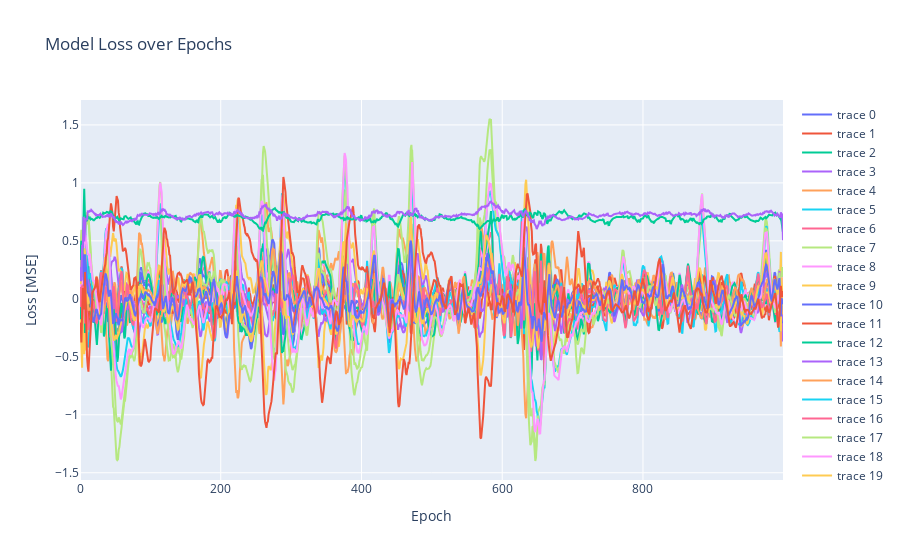

Source (notebook cell):
### Code cell
pred = autoencoder.predict(X_train_normalized[:1])
a = np.transpose(pred, (0,2,1))
data = []
for i in a[0]:
    data.append(
        go.Scatter(y=i)
    )

fig = go.Figure(
    data = data,
    layout = {"yaxis": {"title": "Loss [MSE]"}, "xaxis": {"title": "Epoch"}, "title": "Model Loss over Epochs"}
)

fig.show()

### Figure 1 — Plotly figure (JSON) as saved in the notebook; plotly's stock layout.template omitted (floating-point values rounded to 4 significant figures; data arrays with more than 128 entries replaced by an {"elided": "..."} marker saying what was removed)
{"data": [{"type": "scatter", "y": {"elided": "1000 float values"}}, {"type": "scatter", "y": {"elided": "1000 float values"}}, {"type": "scatter", "y": {"elided": "1000 float values"}}, {"type": "scatter", "y": {"elided": "1000 float values"}}, {"type": "scatter", "y": {"elided": "1000 float values"}}, {"type": "scatter", "y": {"elided": "1000 float values"}}, {"type": "scatter", "y": {"elided": "1000 float values"}}, {"type": "scatter", "y": {"elided": "1000 float values"}}, {"type": "scatter", "y": {"elided": "1000 float values"}}, {"type": "scatter", "y": {"elided": "1000 float values"}}, {"type": "scatter", "y": {"elided": "1000 float values"}}, {"type": "scatter", "y": {"elided": "1000 float values"}}, {"type": "scatter", "y": {"elided": "1000 float values"}}, {"type": "scatter", "y": {"elided": "1000 float values"}}, {"type": "scatter", "y": {"elided": "1000 float values"}}, {"type": "scatter", "y": {"elided": "1000 float values"}}, {"type": "scatter", "y": {"elided": "1000 float values"}}, {"type": "scatter", "y": {"elided": "1000 float values"}}, {"type": "scatter", "y": {"elided": "1000 float values"}}, {"type": "scatter", "y": {"elided": "1000 float values"}}, {"type": "scatter", "y": {"elided": "1000 float values"}}, {"type": "scatter", "y": {"elided": "1000 float values"}}, {"type": "scatter", "y": {"elided": "1000 float values"}}, {"type": "scatter", "y": {"elided": "1000 float values"}}], "layout": {"title": {"text": "Model Loss over Epochs"}, "xaxis": {"title": {"text": "Epoch"}}, "yaxis": {"title": {"text": "Loss [MSE]"}}}}
